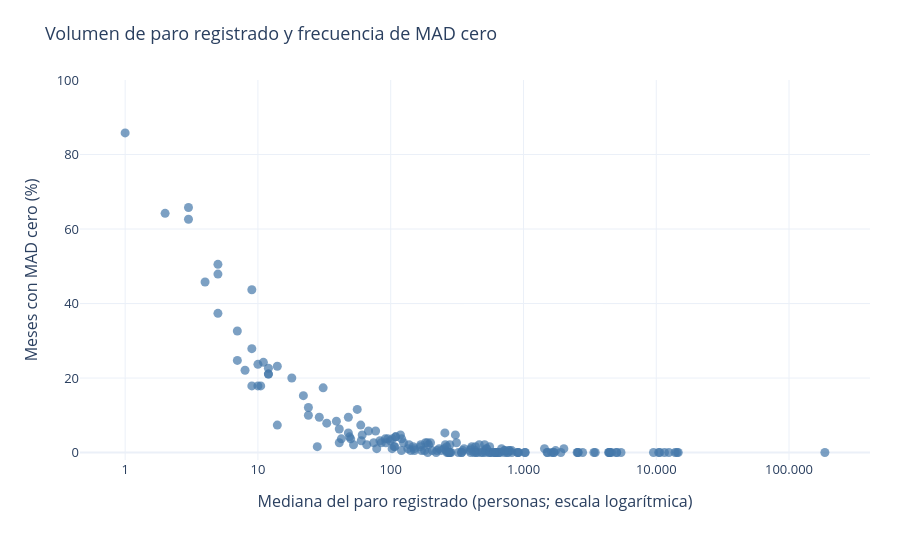

Notebook source saved alongside this figure:
### Code cell
import plotly.express as px

datos_dispersion = resumen_municipal.copy()

# La escala logarítmica necesita valores positivos.
assert datos_dispersion["mediana_paro_total"].notna().all(), (
    "Hay medianas de paro vacías."
)
assert datos_dispersion["mediana_paro_total"].gt(0).all(), (
    "Hay medianas de paro iguales a cero o negativas. "
    "Hay que revisar esos casos antes de usar la escala logarítmica."
)

def formato_es(valor, decimales=2):
    return (
        f"{valor:,.{decimales}f}"
        .replace(",", "_")
        .replace(".", ",")
        .replace("_", ".")
    )

# Texto de presentación: no modifica los valores numéricos.
datos_dispersion["mediana_texto"] = datos_dispersion[
    "mediana_paro_total"
].map(lambda valor: formato_es(valor, 1))

datos_dispersion["mad_cero_texto"] = datos_dispersion[
    "pct_mad_cero"
].map(lambda valor: formato_es(valor, 2))

fig = px.scatter(
    datos_dispersion,
    x="mediana_paro_total",
    y="pct_mad_cero",
    log_x=True,
    custom_data=[
        "municipio",
        "mediana_texto",
        "mad_cero_texto",
        "meses_mad_cero",
        "meses_observados",
    ],
    labels={
        "mediana_paro_total": (
            "Mediana del paro registrado "
            "(personas; escala logarítmica)"
        ),
        "pct_mad_cero": "Meses con MAD cero (%)",
    },
    title="Volumen de paro registrado y frecuencia de MAD cero",
    template="plotly_white",
)

fig.update_traces(
    marker={
        "size": 9,
        "opacity": 0.7,
        "color": "#4477AA",
    },
    hovertemplate=(
        "<b>%{customdata[0]}</b><br>"
        "Mediana del paro: %{customdata[1]} personas<br>"
        "Meses con MAD cero: %{customdata[3]}"
        " de %{customdata[4]}<br>"
        "Porcentaje: %{customdata[2]} %"
        "<extra></extra>"
    ),
)

fig.update_xaxes(
    tickmode="array",
    tickvals=[1, 10, 100, 1_000, 10_000, 100_000],
    ticktext=["1", "10", "100", "1.000", "10.000", "100.000"],
    showgrid=True,
    title_standoff=18,
)

fig.update_yaxes(
    range=[-2, 100],
    tickmode="array",
    tickvals=[0, 20, 40, 60, 80, 100],
    ticksuffix=" %",
    title_standoff=15,
)

fig.update_layout(
    height=550,
    margin={"l": 80, "r": 30, "t": 80, "b": 90},
    font={"size": 13},
    hoverlabel={"font_size": 13},
)

fig.show()

### Figure 1 — Plotly figure (JSON) as saved in the notebook; plotly's stock layout.template omitted (floating-point values rounded to 4 significant figures; data arrays with more than 128 entries replaced by an {"elided": "..."} marker saying what was removed)
{"data": [{"customdata": {"elided": "179x5 mixed values"}, "hovertemplate": "<b>%{customdata[0]}</b><br>Mediana del paro: %{customdata[1]} personas<br>Meses con MAD cero: %{customdata[3]} de %{customdata[4]}<br>Porcentaje: %{customdata[2]} %<extra></extra>", "legendgroup": "", "marker": {"color": "#4477AA", "opacity": 0.7, "size": 9, "symbol": "circle"}, "mode": "markers", "name": "", "orientation": "v", "showlegend": false, "type": "scatter", "x": {"elided": "179 float values"}, "xaxis": "x", "y": {"elided": "179 float values"}, "yaxis": "y"}], "layout": {"font": {"size": 13}, "height": 550, "hoverlabel": {"font": {"size": 13}}, "legend": {"tracegroupgap": 0}, "margin": {"b": 90, "l": 80, "r": 30, "t": 80}, "title": {"text": "Volumen de paro registrado y frecuencia de MAD cero"}, "xaxis": {"anchor": "y", "domain": [0, 1], "showgrid": true, "tickmode": "array", "ticktext": ["1", "10", "100", "1.000", "10.000", "100.000"], "tickvals": [1, 10, 100, 1000, 10000, 100000], "title": {"standoff": 18, "text": "Mediana del paro registrado (personas; escala logarítmica)"}, "type": "log"}, "yaxis": {"anchor": "x", "domain": [0, 1], "range": [-2, 100], "tickmode": "array", "ticksuffix": " %", "tickvals": [0, 20, 40, 60, 80, 100], "title": {"standoff": 15, "text": "Meses con MAD cero (%)"}}}}
